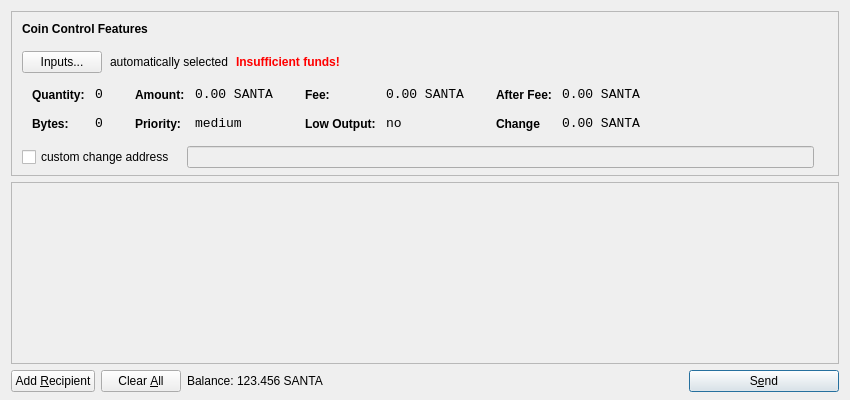
<?xml version="1.0" encoding="UTF-8"?>
<ui version="4.0">
 <class>SendCoinsDialog</class>
 <widget class="QDialog" name="SendCoinsDialog">
  <property name="geometry">
   <rect>
    <x>0</x>
    <y>0</y>
    <width>850</width>
    <height>400</height>
   </rect>
  </property>
  <property name="windowTitle">
   <string>Send Coins</string>
  </property>
  <layout class="QVBoxLayout" name="verticalLayout" stretch="0,1,0">
   <property name="bottomMargin">
    <number>8</number>
   </property>
   <item>
    <widget class="QFrame" name="frameCoinControl">
     <property name="sizePolicy">
      <sizepolicy hsizetype="Expanding" vsizetype="Expanding">
       <horstretch>0</horstretch>
       <verstretch>0</verstretch>
      </sizepolicy>
     </property>
     <property name="maximumSize">
      <size>
       <width>16777215</width>
       <height>16777215</height>
      </size>
     </property>
     <property name="frameShape">
      <enum>QFrame::StyledPanel</enum>
     </property>
     <property name="frameShadow">
      <enum>QFrame::Sunken</enum>
     </property>
     <layout class="QVBoxLayout" name="verticalLayoutCoinControl2">
      <property name="spacing">
       <number>-1</number>
      </property>
      <property name="leftMargin">
       <number>0</number>
      </property>
      <property name="topMargin">
       <number>0</number>
      </property>
      <property name="rightMargin">
       <number>0</number>
      </property>
      <property name="bottomMargin">
       <number>6</number>
      </property>
      <item>
       <layout class="QVBoxLayout" name="verticalLayoutCoinControl" stretch="0,0,0,0,1">
        <property name="spacing">
         <number>0</number>
        </property>
        <property name="leftMargin">
         <number>10</number>
        </property>
        <property name="topMargin">
         <number>10</number>
        </property>
        <item>
         <layout class="QHBoxLayout" name="horizontalLayoutCoinControl1">
          <property name="bottomMargin">
           <number>15</number>
          </property>
          <item>
           <widget class="QLabel" name="labelCoinControlFeatures">
            <property name="sizePolicy">
             <sizepolicy hsizetype="Preferred" vsizetype="Maximum">
              <horstretch>0</horstretch>
              <verstretch>0</verstretch>
             </sizepolicy>
            </property>
            <property name="font">
             <font>
              <weight>75</weight>
              <bold>true</bold>
             </font>
            </property>
            <property name="styleSheet">
             <string notr="true">font-weight:bold;</string>
            </property>
            <property name="text">
             <string>Coin Control Features</string>
            </property>
           </widget>
          </item>
         </layout>
        </item>
        <item>
         <layout class="QHBoxLayout" name="horizontalLayoutCoinControl2" stretch="0,0,0,0">
          <property name="spacing">
           <number>8</number>
          </property>
          <property name="bottomMargin">
           <number>10</number>
          </property>
          <item>
           <widget class="QPushButton" name="pushButtonCoinControl">
            <property name="styleSheet">
             <string notr="true"/>
            </property>
            <property name="text">
             <string>Inputs...</string>
            </property>
           </widget>
          </item>
          <item>
           <widget class="QLabel" name="labelCoinControlAutomaticallySelected">
            <property name="text">
             <string>automatically selected</string>
            </property>
            <property name="margin">
             <number>5</number>
            </property>
           </widget>
          </item>
          <item>
           <widget class="QLabel" name="labelCoinControlInsuffFunds">
            <property name="font">
             <font>
              <weight>75</weight>
              <bold>true</bold>
             </font>
            </property>
            <property name="styleSheet">
             <string notr="true">color:red;font-weight:bold;</string>
            </property>
            <property name="text">
             <string>Insufficient funds!</string>
            </property>
            <property name="margin">
             <number>5</number>
            </property>
           </widget>
          </item>
          <item>
           <spacer name="horizontalSpacerCoinControl">
            <property name="orientation">
             <enum>Qt::Horizontal</enum>
            </property>
            <property name="sizeHint" stdset="0">
             <size>
              <width>40</width>
              <height>1</height>
             </size>
            </property>
           </spacer>
          </item>
         </layout>
        </item>
        <item>
         <widget class="QWidget" name="widgetCoinControl" native="true">
          <property name="sizePolicy">
           <sizepolicy hsizetype="Preferred" vsizetype="Preferred">
            <horstretch>0</horstretch>
            <verstretch>0</verstretch>
           </sizepolicy>
          </property>
          <property name="minimumSize">
           <size>
            <width>0</width>
            <height>0</height>
           </size>
          </property>
          <property name="styleSheet">
           <string notr="true"/>
          </property>
          <layout class="QHBoxLayout" name="horizontalLayoutCoinControl5">
           <property name="margin">
            <number>0</number>
           </property>
           <item>
            <layout class="QHBoxLayout" name="horizontalLayoutCoinControl3" stretch="0,0,0,1">
             <property name="spacing">
              <number>20</number>
             </property>
             <property name="topMargin">
              <number>0</number>
             </property>
             <property name="bottomMargin">
              <number>10</number>
             </property>
             <item>
              <layout class="QFormLayout" name="formLayoutCoinControl1">
               <property name="horizontalSpacing">
                <number>10</number>
               </property>
               <property name="verticalSpacing">
                <number>14</number>
               </property>
               <property name="leftMargin">
                <number>10</number>
               </property>
               <property name="topMargin">
                <number>4</number>
               </property>
               <property name="rightMargin">
                <number>6</number>
               </property>
               <item row="0" column="0">
                <widget class="QLabel" name="labelCoinControlQuantityText">
                 <property name="styleSheet">
                  <string notr="true">font-weight:bold;</string>
                 </property>
                 <property name="text">
                  <string>Quantity:</string>
                 </property>
                 <property name="margin">
                  <number>0</number>
                 </property>
                </widget>
               </item>
               <item row="0" column="1">
                <widget class="QLabel" name="labelCoinControlQuantity">
                 <property name="font">
                  <font>
                   <family>Monospace</family>
                   <pointsize>10</pointsize>
                  </font>
                 </property>
                 <property name="cursor">
                  <cursorShape>IBeamCursor</cursorShape>
                 </property>
                 <property name="contextMenuPolicy">
                  <enum>Qt::ActionsContextMenu</enum>
                 </property>
                 <property name="text">
                  <string>0</string>
                 </property>
                 <property name="margin">
                  <number>0</number>
                 </property>
                 <property name="textInteractionFlags">
                  <set>Qt::LinksAccessibleByMouse|Qt::TextSelectableByKeyboard|Qt::TextSelectableByMouse</set>
                 </property>
                </widget>
               </item>
               <item row="1" column="0">
                <widget class="QLabel" name="labelCoinControlBytesText">
                 <property name="styleSheet">
                  <string notr="true">font-weight:bold;</string>
                 </property>
                 <property name="text">
                  <string>Bytes:</string>
                 </property>
                </widget>
               </item>
               <item row="1" column="1">
                <widget class="QLabel" name="labelCoinControlBytes">
                 <property name="font">
                  <font>
                   <family>Monospace</family>
                   <pointsize>10</pointsize>
                  </font>
                 </property>
                 <property name="cursor">
                  <cursorShape>IBeamCursor</cursorShape>
                 </property>
                 <property name="contextMenuPolicy">
                  <enum>Qt::ActionsContextMenu</enum>
                 </property>
                 <property name="text">
                  <string>0</string>
                 </property>
                 <property name="textInteractionFlags">
                  <set>Qt::LinksAccessibleByMouse|Qt::TextSelectableByKeyboard|Qt::TextSelectableByMouse</set>
                 </property>
                </widget>
               </item>
              </layout>
             </item>
             <item>
              <layout class="QFormLayout" name="formLayoutCoinControl2">
               <property name="horizontalSpacing">
                <number>10</number>
               </property>
               <property name="verticalSpacing">
                <number>14</number>
               </property>
               <property name="leftMargin">
                <number>6</number>
               </property>
               <property name="topMargin">
                <number>4</number>
               </property>
               <property name="rightMargin">
                <number>6</number>
               </property>
               <item row="0" column="0">
                <widget class="QLabel" name="labelCoinControlAmountText">
                 <property name="styleSheet">
                  <string notr="true">font-weight:bold;</string>
                 </property>
                 <property name="text">
                  <string>Amount:</string>
                 </property>
                 <property name="margin">
                  <number>0</number>
                 </property>
                </widget>
               </item>
               <item row="0" column="1">
                <widget class="QLabel" name="labelCoinControlAmount">
                 <property name="font">
                  <font>
                   <family>Monospace</family>
                   <pointsize>10</pointsize>
                  </font>
                 </property>
                 <property name="cursor">
                  <cursorShape>IBeamCursor</cursorShape>
                 </property>
                 <property name="contextMenuPolicy">
                  <enum>Qt::ActionsContextMenu</enum>
                 </property>
                 <property name="text">
                  <string notr="true">0.00 SANTA</string>
                 </property>
                 <property name="textInteractionFlags">
                  <set>Qt::LinksAccessibleByMouse|Qt::TextSelectableByKeyboard|Qt::TextSelectableByMouse</set>
                 </property>
                </widget>
               </item>
               <item row="1" column="0">
                <widget class="QLabel" name="labelCoinControlPriorityText">
                 <property name="styleSheet">
                  <string notr="true">font-weight:bold;</string>
                 </property>
                 <property name="text">
                  <string>Priority:</string>
                 </property>
                </widget>
               </item>
               <item row="1" column="1">
                <widget class="QLabel" name="labelCoinControlPriority">
                 <property name="font">
                  <font>
                   <family>Monospace</family>
                   <pointsize>10</pointsize>
                  </font>
                 </property>
                 <property name="cursor">
                  <cursorShape>IBeamCursor</cursorShape>
                 </property>
                 <property name="contextMenuPolicy">
                  <enum>Qt::ActionsContextMenu</enum>
                 </property>
                 <property name="text">
                  <string>medium</string>
                 </property>
                 <property name="textInteractionFlags">
                  <set>Qt::LinksAccessibleByMouse|Qt::TextSelectableByKeyboard|Qt::TextSelectableByMouse</set>
                 </property>
                </widget>
               </item>
              </layout>
             </item>
             <item>
              <layout class="QFormLayout" name="formLayoutCoinControl3">
               <property name="horizontalSpacing">
                <number>10</number>
               </property>
               <property name="verticalSpacing">
                <number>14</number>
               </property>
               <property name="leftMargin">
                <number>6</number>
               </property>
               <property name="topMargin">
                <number>4</number>
               </property>
               <property name="rightMargin">
                <number>6</number>
               </property>
               <item row="0" column="0">
                <widget class="QLabel" name="labelCoinControlFeeText">
                 <property name="styleSheet">
                  <string notr="true">font-weight:bold;</string>
                 </property>
                 <property name="text">
                  <string>Fee:</string>
                 </property>
                 <property name="margin">
                  <number>0</number>
                 </property>
                </widget>
               </item>
               <item row="0" column="1">
                <widget class="QLabel" name="labelCoinControlFee">
                 <property name="font">
                  <font>
                   <family>Monospace</family>
                   <pointsize>10</pointsize>
                  </font>
                 </property>
                 <property name="cursor">
                  <cursorShape>IBeamCursor</cursorShape>
                 </property>
                 <property name="contextMenuPolicy">
                  <enum>Qt::ActionsContextMenu</enum>
                 </property>
                 <property name="text">
                  <string notr="true">0.00 SANTA</string>
                 </property>
                 <property name="textInteractionFlags">
                  <set>Qt::LinksAccessibleByMouse|Qt::TextSelectableByKeyboard|Qt::TextSelectableByMouse</set>
                 </property>
                </widget>
               </item>
               <item row="1" column="0">
                <widget class="QLabel" name="labelCoinControlLowOutputText">
                 <property name="styleSheet">
                  <string notr="true">font-weight:bold;</string>
                 </property>
                 <property name="text">
                  <string>Low Output:</string>
                 </property>
                </widget>
               </item>
               <item row="1" column="1">
                <widget class="QLabel" name="labelCoinControlLowOutput">
                 <property name="font">
                  <font>
                   <family>Monospace</family>
                   <pointsize>10</pointsize>
                  </font>
                 </property>
                 <property name="cursor">
                  <cursorShape>IBeamCursor</cursorShape>
                 </property>
                 <property name="contextMenuPolicy">
                  <enum>Qt::ActionsContextMenu</enum>
                 </property>
                 <property name="text">
                  <string>no</string>
                 </property>
                 <property name="textInteractionFlags">
                  <set>Qt::LinksAccessibleByMouse|Qt::TextSelectableByKeyboard|Qt::TextSelectableByMouse</set>
                 </property>
                </widget>
               </item>
              </layout>
             </item>
             <item>
              <layout class="QFormLayout" name="formLayoutCoinControl4">
               <property name="horizontalSpacing">
                <number>10</number>
               </property>
               <property name="verticalSpacing">
                <number>14</number>
               </property>
               <property name="leftMargin">
                <number>6</number>
               </property>
               <property name="topMargin">
                <number>4</number>
               </property>
               <property name="rightMargin">
                <number>6</number>
               </property>
               <item row="0" column="0">
                <widget class="QLabel" name="labelCoinControlAfterFeeText">
                 <property name="styleSheet">
                  <string notr="true">font-weight:bold;</string>
                 </property>
                 <property name="text">
                  <string>After Fee:</string>
                 </property>
                 <property name="margin">
                  <number>0</number>
                 </property>
                </widget>
               </item>
               <item row="0" column="1">
                <widget class="QLabel" name="labelCoinControlAfterFee">
                 <property name="font">
                  <font>
                   <family>Monospace</family>
                   <pointsize>10</pointsize>
                  </font>
                 </property>
                 <property name="cursor">
                  <cursorShape>IBeamCursor</cursorShape>
                 </property>
                 <property name="contextMenuPolicy">
                  <enum>Qt::ActionsContextMenu</enum>
                 </property>
                 <property name="text">
                  <string notr="true">0.00 SANTA</string>
                 </property>
                 <property name="textInteractionFlags">
                  <set>Qt::LinksAccessibleByMouse|Qt::TextSelectableByKeyboard|Qt::TextSelectableByMouse</set>
                 </property>
                </widget>
               </item>
               <item row="1" column="0">
                <widget class="QLabel" name="labelCoinControlChangeText">
                 <property name="styleSheet">
                  <string notr="true">font-weight:bold;</string>
                 </property>
                 <property name="text">
                  <string>Change</string>
                 </property>
                </widget>
               </item>
               <item row="1" column="1">
                <widget class="QLabel" name="labelCoinControlChange">
                 <property name="font">
                  <font>
                   <family>Monospace</family>
                   <pointsize>10</pointsize>
                  </font>
                 </property>
                 <property name="cursor">
                  <cursorShape>IBeamCursor</cursorShape>
                 </property>
                 <property name="contextMenuPolicy">
                  <enum>Qt::ActionsContextMenu</enum>
                 </property>
                 <property name="text">
                  <string notr="true">0.00 SANTA</string>
                 </property>
                 <property name="textInteractionFlags">
                  <set>Qt::LinksAccessibleByMouse|Qt::TextSelectableByKeyboard|Qt::TextSelectableByMouse</set>
                 </property>
                </widget>
               </item>
              </layout>
             </item>
            </layout>
           </item>
          </layout>
         </widget>
        </item>
        <item>
         <layout class="QHBoxLayout" name="horizontalLayoutCoinControl4" stretch="0,0,0">
          <property name="spacing">
           <number>12</number>
          </property>
          <property name="sizeConstraint">
           <enum>QLayout::SetDefaultConstraint</enum>
          </property>
          <property name="topMargin">
           <number>5</number>
          </property>
          <property name="rightMargin">
           <number>5</number>
          </property>
          <item>
           <widget class="QCheckBox" name="checkBoxCoinControlChange">
            <property name="text">
             <string>custom change address</string>
            </property>
           </widget>
          </item>
          <item>
           <widget class="QLineEdit" name="lineEditCoinControlChange">
            <property name="enabled">
             <bool>false</bool>
            </property>
            <property name="sizePolicy">
             <sizepolicy hsizetype="Expanding" vsizetype="Fixed">
              <horstretch>0</horstretch>
              <verstretch>0</verstretch>
             </sizepolicy>
            </property>
           </widget>
          </item>
          <item>
           <widget class="QLabel" name="labelCoinControlChangeLabel">
            <property name="sizePolicy">
             <sizepolicy hsizetype="Preferred" vsizetype="Expanding">
              <horstretch>0</horstretch>
              <verstretch>0</verstretch>
             </sizepolicy>
            </property>
            <property name="minimumSize">
             <size>
              <width>0</width>
              <height>0</height>
             </size>
            </property>
            <property name="text">
             <string/>
            </property>
            <property name="margin">
             <number>3</number>
            </property>
           </widget>
          </item>
         </layout>
        </item>
        <item>
         <spacer name="verticalSpacerCoinControl">
          <property name="orientation">
           <enum>Qt::Vertical</enum>
          </property>
          <property name="sizeHint" stdset="0">
           <size>
            <width>800</width>
            <height>1</height>
           </size>
          </property>
         </spacer>
        </item>
       </layout>
      </item>
     </layout>
    </widget>
   </item>
   <item>
    <widget class="QScrollArea" name="scrollArea">
     <property name="widgetResizable">
      <bool>true</bool>
     </property>
     <widget class="QWidget" name="scrollAreaWidgetContents">
      <property name="geometry">
       <rect>
        <x>0</x>
        <y>0</y>
        <width>830</width>
        <height>165</height>
       </rect>
      </property>
      <layout class="QVBoxLayout" name="verticalLayout_2">
       <property name="margin">
        <number>0</number>
       </property>
       <item>
        <layout class="QVBoxLayout" name="entries">
         <property name="spacing">
          <number>6</number>
         </property>
        </layout>
       </item>
       <item>
        <spacer name="verticalSpacer">
         <property name="orientation">
          <enum>Qt::Vertical</enum>
         </property>
         <property name="sizeHint" stdset="0">
          <size>
           <width>20</width>
           <height>40</height>
          </size>
         </property>
        </spacer>
       </item>
      </layout>
     </widget>
    </widget>
   </item>
   <item>
    <layout class="QHBoxLayout" name="horizontalLayout">
     <item>
      <widget class="QPushButton" name="addButton">
       <property name="toolTip">
        <string>Send to multiple recipients at once</string>
       </property>
       <property name="text">
        <string>Add &amp;Recipient</string>
       </property>
       <property name="autoDefault">
        <bool>false</bool>
       </property>
      </widget>
     </item>
     <item>
      <widget class="QPushButton" name="clearButton">
       <property name="sizePolicy">
        <sizepolicy hsizetype="Minimum" vsizetype="Fixed">
         <horstretch>0</horstretch>
         <verstretch>0</verstretch>
        </sizepolicy>
       </property>
       <property name="toolTip">
        <string>Remove all transaction fields</string>
       </property>
       <property name="text">
        <string>Clear &amp;All</string>
       </property>
       <property name="autoRepeatDelay">
        <number>300</number>
       </property>
       <property name="autoDefault">
        <bool>false</bool>
       </property>
      </widget>
     </item>
     <item>
      <layout class="QHBoxLayout" name="horizontalLayout_2">
       <property name="spacing">
        <number>3</number>
       </property>
       <item>
        <widget class="QLabel" name="label">
         <property name="sizePolicy">
          <sizepolicy hsizetype="Preferred" vsizetype="Fixed">
           <horstretch>0</horstretch>
           <verstretch>0</verstretch>
          </sizepolicy>
         </property>
         <property name="text">
          <string>Balance:</string>
         </property>
        </widget>
       </item>
       <item>
        <widget class="QLabel" name="labelBalance">
         <property name="sizePolicy">
          <sizepolicy hsizetype="Preferred" vsizetype="Fixed">
           <horstretch>0</horstretch>
           <verstretch>0</verstretch>
          </sizepolicy>
         </property>
         <property name="cursor">
          <cursorShape>IBeamCursor</cursorShape>
         </property>
         <property name="text">
          <string notr="true">123.456 SANTA</string>
         </property>
         <property name="textInteractionFlags">
          <set>Qt::LinksAccessibleByMouse|Qt::TextSelectableByKeyboard|Qt::TextSelectableByMouse</set>
         </property>
        </widget>
       </item>
      </layout>
     </item>
     <item>
      <spacer name="horizontalSpacer">
       <property name="orientation">
        <enum>Qt::Horizontal</enum>
       </property>
       <property name="sizeHint" stdset="0">
        <size>
         <width>40</width>
         <height>20</height>
        </size>
       </property>
      </spacer>
     </item>
     <item>
      <widget class="QPushButton" name="sendButton">
       <property name="minimumSize">
        <size>
         <width>150</width>
         <height>0</height>
        </size>
       </property>
       <property name="toolTip">
        <string>Confirm the send action</string>
       </property>
       <property name="text">
        <string>S&amp;end</string>
       </property>
       <property name="icon">
        <iconset resource="../bitcoin.qrc">
         <normaloff>:/icons/send</normaloff>:/icons/send</iconset>
       </property>
       <property name="default">
        <bool>true</bool>
       </property>
      </widget>
     </item>
    </layout>
   </item>
  </layout>
 </widget>
 <resources>
  <include location="../bitcoin.qrc"/>
 </resources>
 <connections/>
</ui>
